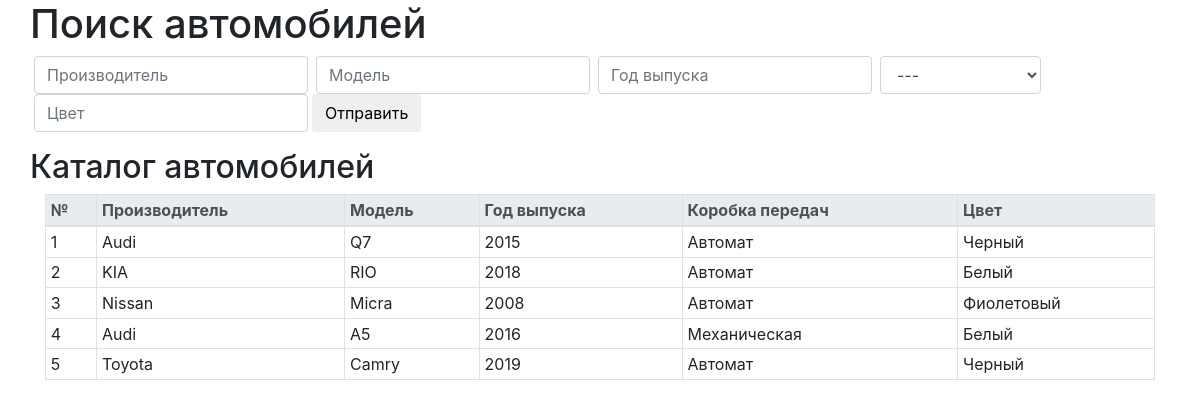
The page / on the database its author committed.
### carlist/models.py (models this page shows, shortened)
class Car(models.Model):
	MECHANIC = 1
	AUTOMATIC = 2
	ROBOT = 3
	transmission_choices = [
		(MECHANIC, 'Механическая'),
		(AUTOMATIC, 'Автомат'),
		(ROBOT, 'Робот')
	]
	manufacturer = models.CharField( "Производитель", max_length=100)
	car_model = models.CharField( "Модель автомобиля", max_length=100)
	year = models.IntegerField("Год выпуска")
	transmission = models.SmallIntegerField("Коробка передач", choices=transmission_choices)
	color = models.CharField( "Цвет", max_length=100)

### carlist/views.py (the view)
# urls.py: path('', CarView.as_view(), name='car_list'),
class CarView(TemplateView):
	template_name = 'car_list.html'
	def get_context_data(self, **kwargs):
		my_dict = self.request.GET
		or_condition = Q()
		for key, value in my_dict.items():
			if value and key in vars(Car):
				or_condition.add(Q(**{key: value}), Q.AND)
		return {'cars': Car.objects.filter(or_condition)}

### templates/car_list.html (shortened to what this page needs)
{% extends 'base.html' %}
{% load static %}
{% block content %}
<div class="container">
	<div class="row">
		<h1>Поиск автомобилей</h1>
	</div>
	<div class="row">
		<form class="form-inline">
			<div class="form-group mx-sm-1">
				<input type="text" class="form-control" name="manufacturer" placeholder="Производитель">
			</div>
			<div class="form-group mx-sm-1">
				<input type="text" class="form-control" name="car_model" placeholder="Модель">
			</div>
			<div class="form-group mx-sm-1">
				<input type="number" class="form-control" name="year" placeholder="Год выпуска">
			</div>
			<div class="form-group mx-sm-1">
				<select class="form-control" name="transmission">
					<option value="" >---</option>
				</select>
			</div>
			<div class="form-group mx-sm-1">
				<input type="text" class="form-control" name="color" placeholder="Цвет">
			</div>
			<button type="submit" class="btn btn-action">Отправить</button>
		</form>
	</div>
</div>
<div class="container">
	<div class="row">
		<h2>Каталог автомобилей</h2>
	</div>
	<table class="table table-bordered table-sm">
		<thead class="thead-light">
			<tr>
				<th scope="col">№</th>
				<th scope="col">Производитель</th>
				<th scope="col">Модель</th>
				<th scope="col">Год выпуска</th>
				<th scope="col">Коробка передач</th>
				<th scope="col">Цвет</th>
			</tr>
		</thead>
		<tbody>
			{% for car in cars %}
			<tr>
				<td>{{ car.id }}</td>
				<td>{{ car.manufacturer }}</td>
				<td>{{ car.car_model }}</td>
				<td>{{ car.year }}</td>
				<td>{{ car.get_transmission_display }}</td>
				<td>{{ car.color }}</td>
			</tr>
			{% endfor %}
		</tbody>
	</table>
</div>
{% endblock %}

### templates/base.html (shortened to what this page needs)
{% load static %}
<head>
    <link rel="stylesheet" href="https://maxcdn.bootstrapcdn.com/bootstrap/4.0.0/css/bootstrap.min.css">
</head>
<body>
    <div>
        {% block content %}
        {% endblock %}
    </div>
</body>

### rows shown on the page
Car: id "1", manufacturer "Audi", car_model "Q7", year "2015", transmission "Автомат", color "Черный"
Car: id "2", manufacturer "KIA", car_model "RIO", year "2018", transmission "Автомат", color "Белый"
Car: id "3", manufacturer "Nissan", car_model "Micra", year "2008", transmission "Автомат", color "Фиолетовый"
Car: id "4", manufacturer "Audi", car_model "A5", year "2016", transmission "Механическая", color "Белый"
Car: id "5", manufacturer "Toyota", car_model "Camry", year "2019", transmission "Автомат", color "Черный"
